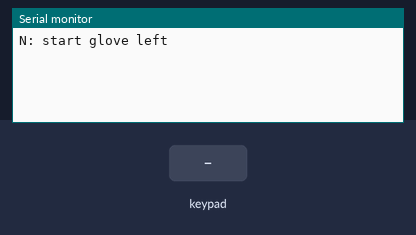
A sketch run on a simulated Arduino Nano, built with avr-gcc and run on an emulated ATmega328P. On the bench: the last lines printed to the serial monitor. Inputs (shaded band) come from the test bench.

Above: at 1.2 s.
1.3 s: key 'a' pressed
At 2.5 s:
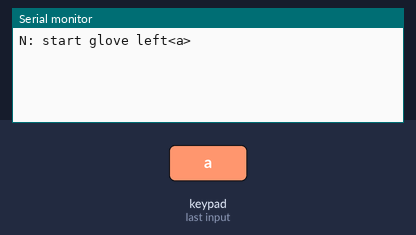
2.8 s: key 'e' pressed
At 4.0 s:
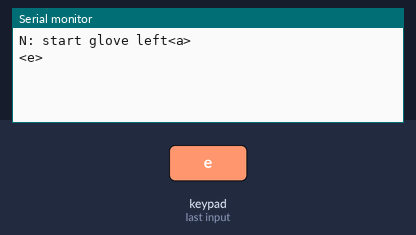
4.3 s: key 'h' pressed
At 4.8 s:
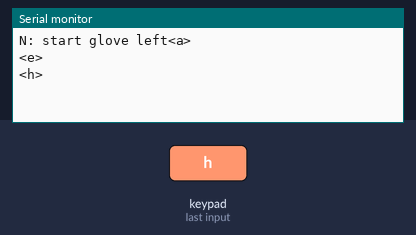
5.8 s: key 'j' pressed
At 6.3 s:
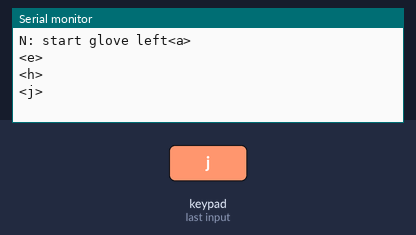
7.3 s: key 'c' pressed
At 8.2 s:
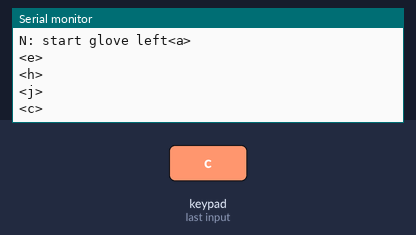
8.8 s: key 'f' pressed
At 9.7 s:
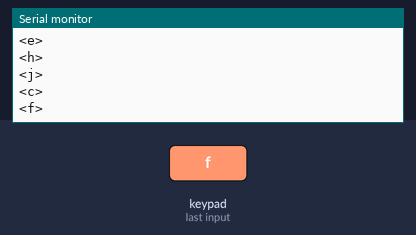

The sketch:

glove-left-nano.ino
```cpp
#include <Keypad.h>
#include "ArduinoLog.h"
#include <Button.h>
//#include "Vibrator.h"

//#define LOG_LEVEL LOG_LEVEL_SILENT
//#define LOG_LEVEL LOG_LEVEL_ERROR
#define LOG_LEVEL LOG_LEVEL_VERBOSE

#define VIBRATION_PIN 3

//Vibrator vibrator(VIBRATION_PIN);
//Mapping mapping;

//index bleu
const byte rows = 3; //four rows
const byte cols = 4; //three columns
char keys[rows][cols] = {
  {'a', 'e', 'h', 'j'},
  {'c', 'f', 'g', 'l'},
  {'b', 'd', 'i', 'k'},
};
byte rowPins[rows] = {6, 7, 8}; //connect to the row pinouts of the keypad
byte colPins[cols] = {11, 12, 4, 13}; //connect to the column pinouts of the keypad

// 11 12 4  13

Keypad keypad = Keypad( makeKeymap(keys), rowPins, colPins, rows, cols );

//dead 9 / 3 / A3 / A6 / A7

char msg[4];
char key, holdKey;
unsigned long t_hold;

void setup()
{
  Serial.begin(115200);
  Log.begin   (LOG_LEVEL, &Serial);
  Log.notice("start glove left");

  //pinMode(VIBRATION_PIN, OUTPUT);
  //analogWrite(VIBRATION, 0);

  msg[0] = '<';
  msg[1] = '0';
  msg[2] = '>';
  msg[3] = '\0';

}


void loop()
{
  char key = keypad.getKey();

  if (key != NO_KEY) {
    Serial.print("<"); Serial.print(key); Serial.println(">");
    holdKey = key;
  }

  if (keypad.getState() == HOLD) {
    if ((millis() - t_hold) > 100 ) {
      Serial.print("<"); Serial.print(holdKey); Serial.println(">");
      t_hold = millis();
    }
  }

  //vibrator.process();

  delay(20);
}
```

Measured:
- after the input at 1.3 s, the serial monitor: prints a new line at once (image 1)
- after the input at 2.8 s, the serial monitor: prints a new line at once (image 2)
- after the input at 4.3 s, the serial monitor: prints a new line at once (image 3)
- after the input at 5.8 s, the serial monitor: prints a new line at once (image 4)
- after the input at 7.3 s, the serial monitor: prints a new line at once (image 5)
- after the input at 8.8 s, the serial monitor: prints a new line at once (image 6)
